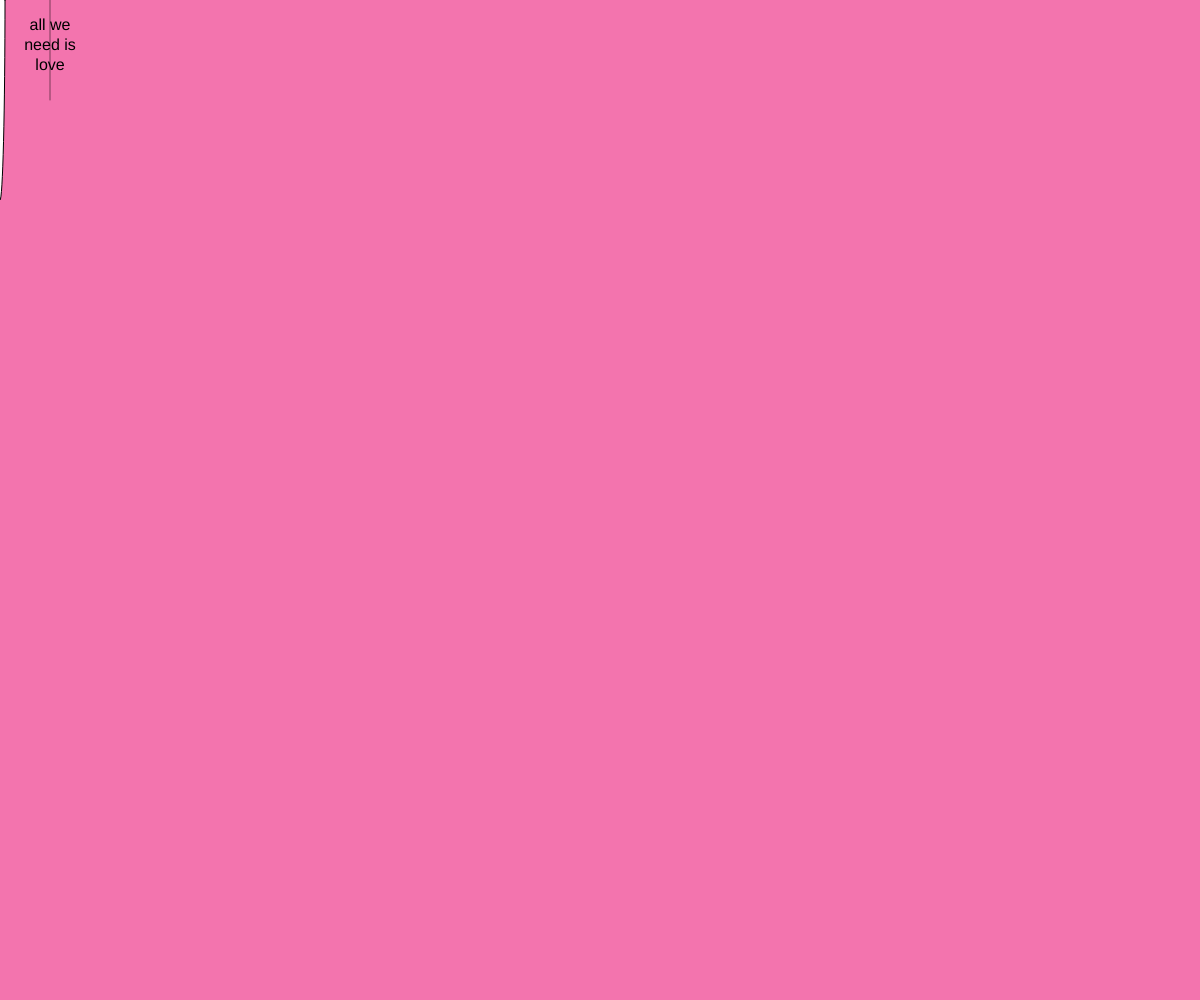
Frame 1 (no input)
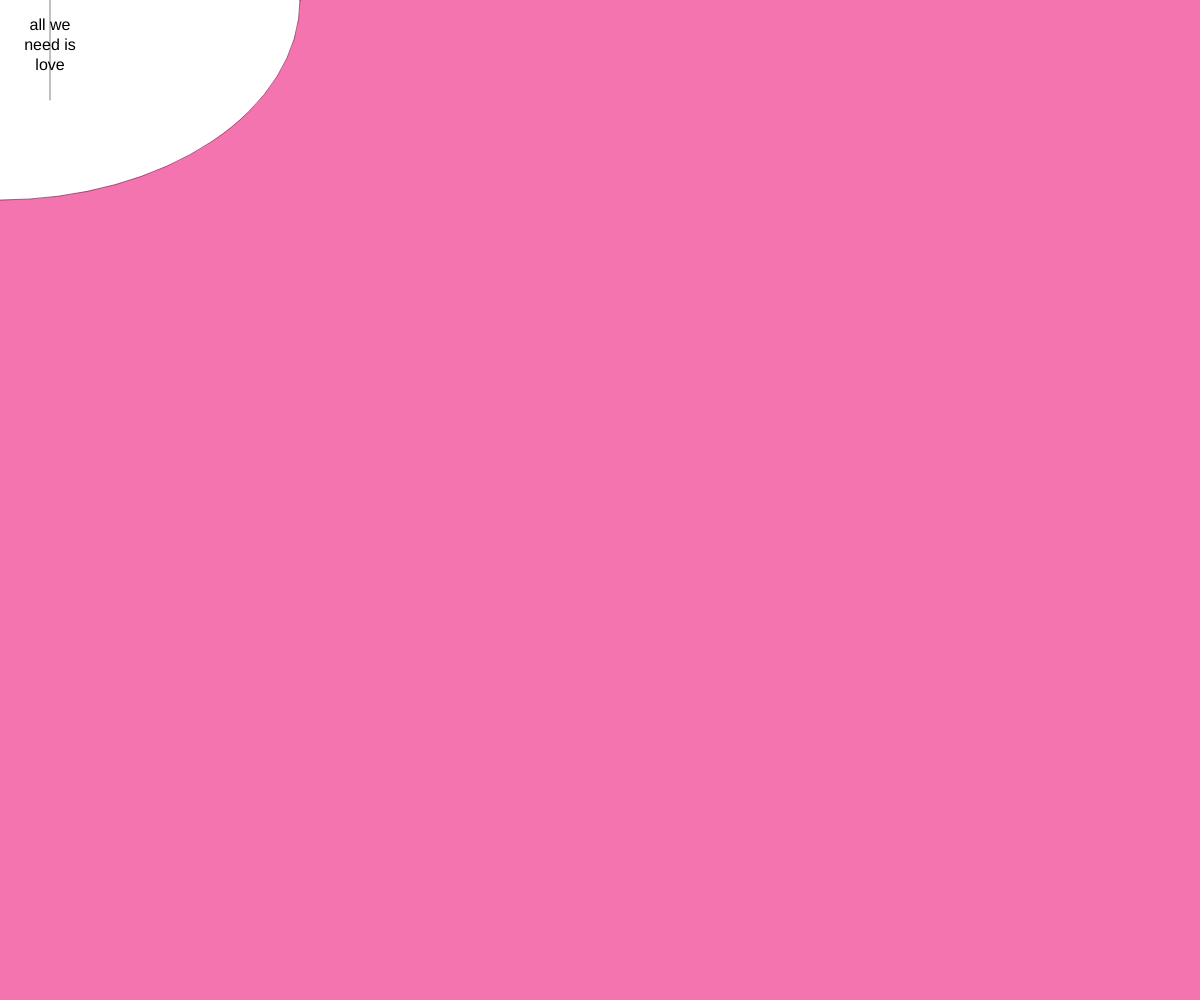
Frame 60 (no input)
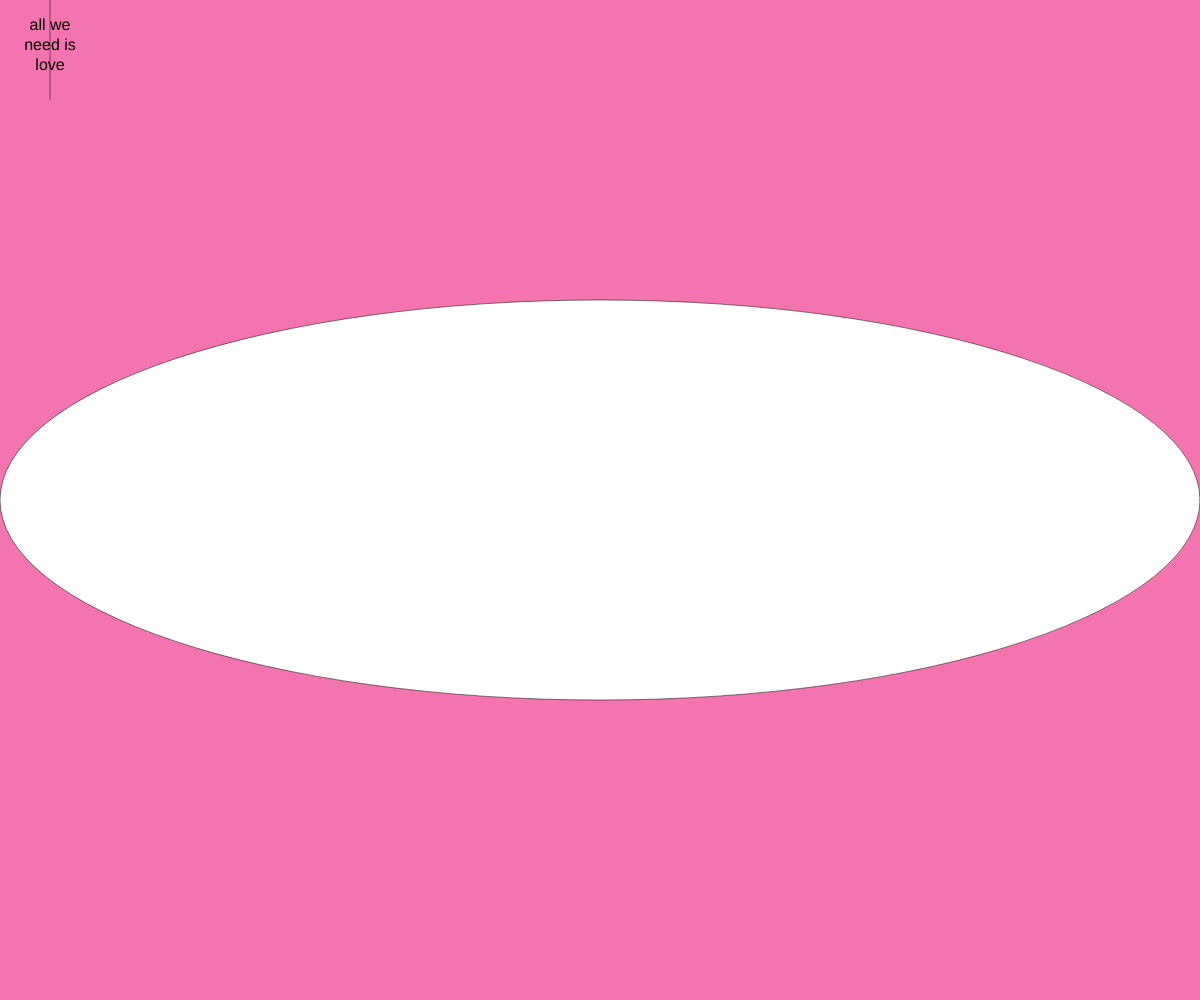
Frame 120 (the mouse pressed at the canvas centre since frame 60)

The p5.js sketch that drew these frames (run headless with seeded random() and noise() and a simulated clock; from frame 60 on, the mouse is pressed at the canvas centre):

// p5.js sketch
// ── sketch.js
let escala = 20;

function setup() {
  createCanvas(windowWidth, windowHeight);
}

function draw() { 
  background(243, 116, 174);
  ellipse(mouseX, mouseY, 10*frameCount, 20*escala);
  console.log(frameCount);
  strokeWeight(0.5);
  line(50, 0, 50, 100);
  textSize(16);
  textAlign(CENTER);
  text("all we", 50, 30);
  textAlign(CENTER);
  text("need is", 50, 50);
  textAlign(CENTER);
  text("love", 50, 70);
}
